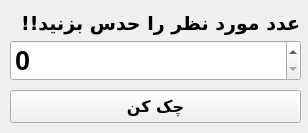
<?xml version="1.0" encoding="UTF-8"?>
<ui version="4.0">
 <class>MainWindow</class>
 <widget class="QMainWindow" name="MainWindow">
  <property name="geometry">
   <rect>
    <x>0</x>
    <y>0</y>
    <width>308</width>
    <height>133</height>
   </rect>
  </property>
  <property name="maximumSize">
   <size>
    <width>308</width>
    <height>133</height>
   </size>
  </property>
  <property name="windowTitle">
   <string>MainWindow</string>
  </property>
  <widget class="QWidget" name="centralwidget">
   <widget class="QLabel" name="label">
    <property name="geometry">
     <rect>
      <x>9</x>
      <y>9</y>
      <width>291</width>
      <height>29</height>
     </rect>
    </property>
    <property name="font">
     <font>
      <family>Yekan Bakh FaNum</family>
      <pointsize>14</pointsize>
      <bold>true</bold>
     </font>
    </property>
    <property name="text">
     <string>عدد مورد نظر را حدس بزنید!!</string>
    </property>
   </widget>
   <widget class="QPushButton" name="btn_check">
    <property name="geometry">
     <rect>
      <x>10</x>
      <y>90</y>
      <width>291</width>
      <height>33</height>
     </rect>
    </property>
    <property name="font">
     <font>
      <family>Yekan Bakh FaNum</family>
      <pointsize>12</pointsize>
      <bold>true</bold>
     </font>
    </property>
    <property name="text">
     <string>چک کن</string>
    </property>
   </widget>
   <widget class="QSpinBox" name="word">
    <property name="geometry">
     <rect>
      <x>10</x>
      <y>40</y>
      <width>291</width>
      <height>41</height>
     </rect>
    </property>
    <property name="font">
     <font>
      <pointsize>20</pointsize>
      <bold>true</bold>
     </font>
    </property>
   </widget>
  </widget>
 </widget>
 <resources/>
 <connections/>
</ui>
